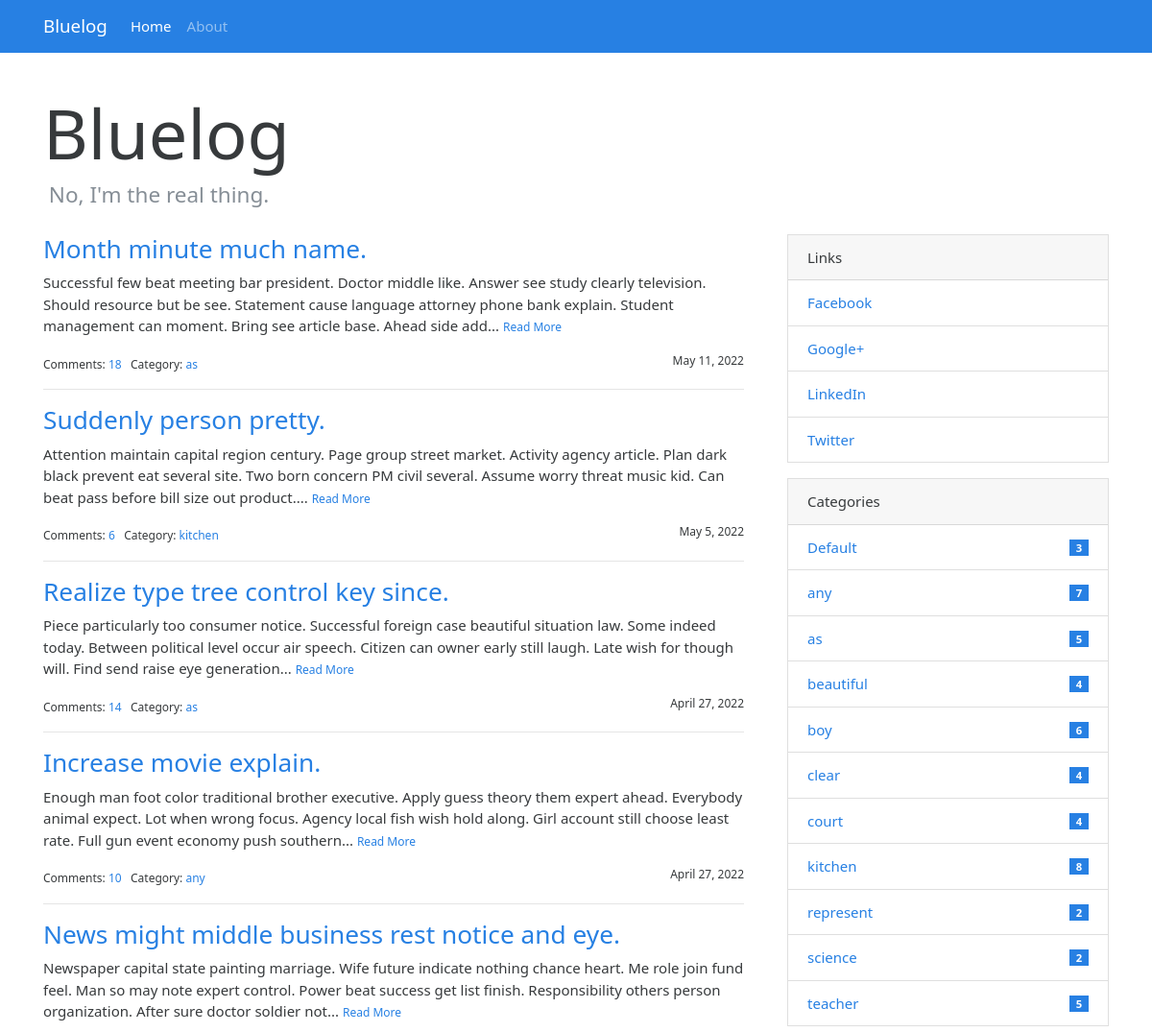
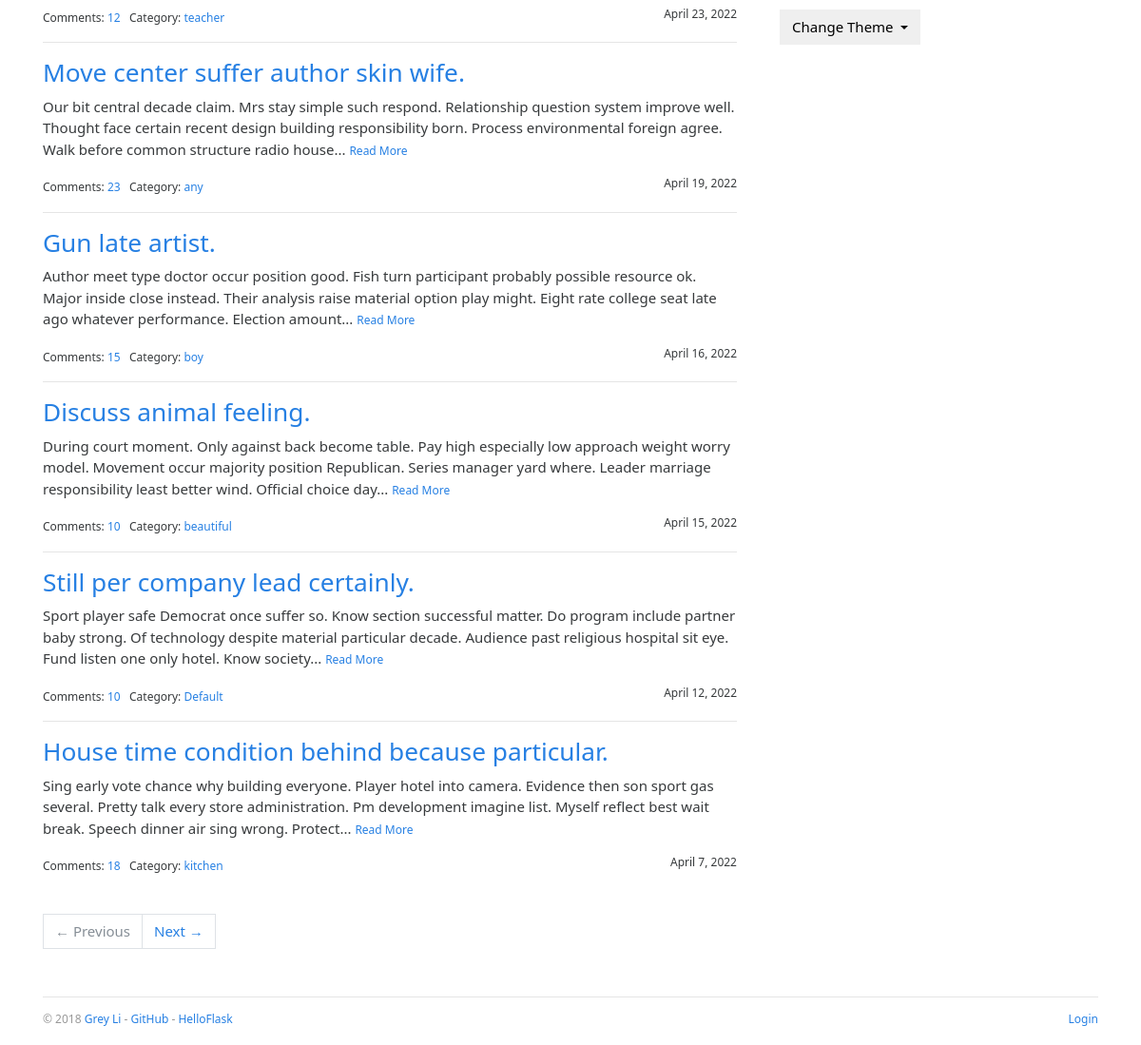
The page / on the database its author committed (2 pictures, top to bottom).
### bluelog/models/models.py (models this page shows, shortened)
class Admin(db.Model, UserMixin):
    id = db.Column(db.Integer, primary_key=True)
    username = db.Column(db.String(20))
    password_hash = db.Column(db.String(128))
    blog_title = db.Column(db.String(60))
    blog_sub_title = db.Column(db.String(100))
    name = db.Column(db.String(30))
    about = db.Column(db.Text)

class Post(db.Model):
    id = db.Column(db.Integer, primary_key=True)
    title = db.Column(db.String(60))
    body = db.Column(db.Text)
    timestamp = db.Column(db.DateTime, default=datetime.utcnow, index=True)
    can_comment = db.Column(db.Boolean, default=True)
    category_id = db.Column(db.Integer, db.ForeignKey('category.id'))
    category = db.relationship('Category', back_populates='posts')
    comments = db.relationship('Comment', back_populates='post', cascade='all, delete-orphan')

class Category(db.Model):
    id = db.Column(db.Integer, primary_key=True)
    name = db.Column(db.String(30), unique=True)
    posts = db.relationship('Post', back_populates='category')

class Link(db.Model):
    id = db.Column(db.Integer, primary_key=True)
    name = db.Column(db.String(30))
    url = db.Column(db.String(255))

### bluelog/routes/blog.py (the view)
@blog_bp.route('/')
def index():
    print("index")
    page = request.args.get('page', 1, type=int)
    per_page = current_app.config['BLUELOG_POST_PER_PAGE']
    print( page, per_page)
    pagination = Post.query.order_by(Post.timestamp.desc()).paginate(page, per_page=per_page)
    posts = pagination.items
    return render_template('blog/index.html', pagination=pagination, posts=posts)

### bluelog/__init__.py (called while the page is built)
def register_template_context(app):
    @app.context_processor
    def make_template_context():
        admin = Admin.query.first()
        categories = Category.query.order_by(Category.name).all()
        links = Link.query.order_by(Link.name).all()
        if current_user.is_authenticated:
            unread_comments = Comment.query.filter_by(reviewed=False).count()
        else:
            unread_comments = None
        return dict(
            admin=admin, categories=categories,
            links=links, unread_comments=unread_comments)

def register_request_handlers(app):
    @app.after_request
    def query_profiler(response):
        for q in get_debug_queries():
            if q.duration >= app.config['BLUELOG_SLOW_QUERY_THRESHOLD']:
                app.logger.warning(
                    'Slow query: Duration: %fs\n Context: %s\nQuery: %s\n '
                    % (q.duration, q.context, q.statement)
                )
        return response

### bluelog/templates/blog/index.html (shortened to what this page needs)
{% extends 'base.html' %}
{% from 'bootstrap/pagination.html' import render_pager %}
{% block content %}
    <div class="page-header">
        <h1 class="display-3">{{ admin.blog_title|default('Blog Title') }}</h1>
        <h4 class="text-muted">&nbsp;{{ admin.blog_sub_title|default('Blog Subtitle') }}</h4>
    </div>
    <div class="row">
        <div class="col-sm-8">
            {% include 'blog/_posts.html' %}
            {% if posts %}
                <div class="page-footer">{{ render_pager(pagination) }}</div>
            {% endif %}
        </div>
        <div class="col-sm-4 sidebar">
            {% include 'blog/_sidebar.html' %}
        </div>
    </div>
{% endblock %}

### bluelog/templates/base.html (shortened to what this page needs)
{% from 'bootstrap/nav.html' import render_nav_item %}
<!DOCTYPE html>
<html lang="en">
<head>
    {% block head %}
        <link rel="stylesheet"
              href="{{ url_for('static', filename='css/%s.min.css' % request.cookies.get('theme', 'perfect_blue')) }}"
              type="text/css">
        <link rel="stylesheet" href="{{ url_for('static', filename='css/style.css') }}" type="text/css">
    {% endblock head %}
</head>
<body>
{% block nav %}
    <nav class="navbar navbar-expand-lg navbar-dark bg-primary">
        <div class="container">
            <a class="navbar-brand" href="{{ url_for('blog.index') }}">{{ admin.blog_title }}</a>
            <div class="collapse navbar-collapse" id="navbarColor01">
                <ul class="navbar-nav mr-auto">
                    {{ render_nav_item('blog.index', 'Home') }}
                    {{ render_nav_item('blog.about', 'About') }}
                </ul>
            </div>
        </div>
    </nav>
{% endblock nav %}
<main class="container">
    {% block content %}{% endblock content %}
    {% block footer %}
        <footer>
            <p class="float-left">
                <small> &copy; 2018 <a href="http://greyli.com" title="Written by Grey Li">Grey Li</a> -
                    <a href="https://github.com/greyli/bluelog" title="Fork me on GitHub">GitHub</a> -
                    <a href="http://helloflask.com" title="A HelloFlask project">HelloFlask</a>
                </small>
            </p>
            <p class="float-right">
                <small>
                    {% if current_user.is_authenticated %}
                        <a href="{{ url_for('auth.logout', next=request.full_path) }}">Logout</a>
                    {% else %}
                        <a href="{{ url_for('auth.login', next=request.full_path) }}">Login</a>
                    {% endif %}
                </small>
            </p>
        </footer>
    {% endblock footer %}
</main>
</body>
</html>

### bluelog/templates/blog/_posts.html (shortened to what this page needs)
{% if posts %}
    {% for post in posts %}
        <h3 class="text-primary"><a href="{{ url_for('.show_post', post_id=post.id) }}">{{ post.title }}</a></h3>
        <p>
            {{ post.body|striptags|truncate }}
            <small><a href="{{ url_for('.show_post', post_id=post.id) }}">Read More</a></small>
        </p>
        <small>
            Comments: <a href="{{ url_for('.show_post', post_id=post.id) }}#comments">{{ post.comments|length }}</a>&nbsp;&nbsp;
            Category: <a
                href="{{ url_for('.show_category', category_id=post.category.id) }}">{{ post.category.name }}</a>
            <span class="float-right">{{ moment(post.timestamp).format('LL') }}</span>
        </small>
        {% if not loop.last %}
            <hr>
        {% endif %}
    {% endfor %}
{% endif %}

### bluelog/templates/blog/_sidebar.html (shortened to what this page needs)
{% if links %}
    <div class="card mb-3">
        <div class="card-header">Links</div>
        <ul class="list-group list-group-flush">
            {% for link in links %}
                <li class="list-group-item  list-group-item-action d-flex justify-content-between align-items-center">
                    <a href="{{ link.url }}" target="_blank">{{ link.name }}</a>
                </li>
            {% endfor %}
        </ul>
    </div>
{% endif %}
{% if categories %}
    <div class="card mb-3">
        <div class="card-header">Categories</div>
        <ul class="list-group list-group-flush">
            {% for category in categories %}
                <li class="list-group-item  list-group-item-action d-flex justify-content-between align-items-center">
                    <a href="{{ url_for('blog.show_category', category_id=category.id) }}">
                        {{ category.name }}
                    </a>
                    <span class="badge badge-primary badge-pill"> {{ category.posts|length }}</span>
                </li>
            {% endfor %}
        </ul>
    </div>
{% endif %}
<div class="dropdown">
    <button class="btn btn-default dropdown-toggle" type="button" id="dropdownMenuButton"
            data-toggle="dropdown" aria-haspopup="true" aria-expanded="false">
        Change Theme
    </button>
</div>

### bluelog/static/css/style.css (style rules this page uses)
nav { margin-bottom: 20px; }
.page-header { padding-top: 20px; padding-bottom: 20px; }
.sidebar { padding-left: 30px; }
footer { margin-top: 30px; padding: 10px 0 40px; color: #999; border-top: 1px solid #e5e5e5; }
.page-footer { padding-top: 40px; }

### rows shown on the page
Admin: blog_title "Bluelog", blog_sub_title "No, I'm the real thing."
Post: title "Month minute much name.", body "Successful few beat meeting bar president. Doctor middle like. Answer see study clearly television. Should resource but be see. Statement cause language attorney phone bank explain. Student management can moment. Bring see article base. Ahead side add...", comments|length "18", category.name "as", timestamp "May 11, 2022"
Post: title "Suddenly person pretty.", body "Attention maintain capital region century. Page group street market. Activity agency article. Plan dark black prevent eat several site. Two born concern PM civil several. Assume worry threat music kid. Can beat pass before bill size out product....", comments|length "6", category.name "kitchen", timestamp "May 5, 2022"
Post: title "Realize type tree control key since.", body "Piece particularly too consumer notice. Successful foreign case beautiful situation law. Some indeed today. Between political level occur air speech. Citizen can owner early still laugh. Late wish for though will. Find send raise eye generation...", comments|length "14", category.name "as", timestamp "April 27, 2022"
Post: title "Increase movie explain.", body "Enough man foot color traditional brother executive. Apply guess theory them expert ahead. Everybody animal expect. Lot when wrong focus. Agency local fish wish hold along. Girl account still choose least rate. Full gun event economy push southern...", comments|length "10", category.name "any", timestamp "April 27, 2022"
Post: title "News might middle business rest notice and eye.", body "Newspaper capital state painting marriage. Wife future indicate nothing chance heart. Me role join fund feel. Man so may note expert control. Power beat success get list finish. Responsibility others person organization. After sure doctor soldier not...", comments|length "12", category.name "teacher", timestamp "April 23, 2022"
Post: title "Move center suffer author skin wife.", body "Our bit central decade claim. Mrs stay simple such respond. Relationship question system improve well. Thought face certain recent design building responsibility born. Process environmental foreign agree. Walk before common structure radio house...", comments|length "23", category.name "any", timestamp "April 19, 2022"
Post: title "Gun late artist.", body "Author meet type doctor occur position good. Fish turn participant probably possible resource ok. Major inside close instead. Their analysis raise material option play might. Eight rate college seat late ago whatever performance. Election amount...", comments|length "15", category.name "boy", timestamp "April 16, 2022"
Post: title "Discuss animal feeling.", body "During court moment. Only against back become table. Pay high especially low approach weight worry model. Movement occur majority position Republican. Series manager yard where. Leader marriage responsibility least better wind. Official choice day...", comments|length "10", category.name "beautiful", timestamp "April 15, 2022"
Post: title "Still per company lead certainly.", body "Sport player safe Democrat once suffer so. Know section successful matter. Do program include partner baby strong. Of technology despite material particular decade. Audience past religious hospital sit eye. Fund listen one only hotel. Know society...", comments|length "10", category.name "Default", timestamp "April 12, 2022"
Post: title "House time condition behind because particular.", body "Sing early vote chance why building everyone. Player hotel into camera. Evidence then son sport gas several. Pretty talk every store administration. Pm development imagine list. Myself reflect best wait break. Speech dinner air sing wrong. Protect...", comments|length "18", category.name "kitchen", timestamp "April 7, 2022"
Link: name "Facebook"
Link: name "Google+"
Link: name "LinkedIn"
Link: name "Twitter"
Category: name "Default", posts|length "3"
Category: name "any", posts|length "7"
Category: name "as", posts|length "5"
Category: name "beautiful", posts|length "4"
Category: name "boy", posts|length "6"
Category: name "clear", posts|length "4"
Category: name "court", posts|length "4"
Category: name "kitchen", posts|length "8"
Category: name "represent", posts|length "2"
Category: name "science", posts|length "2"
Category: name "teacher", posts|length "5"

### other values the page prints
{{ render_nav_item('blog.index', 'Home') }} "Home"
{{ render_nav_item('blog.about', 'About') }} "About"
{{ render_pager(pagination) }} "← Previous Next →"
